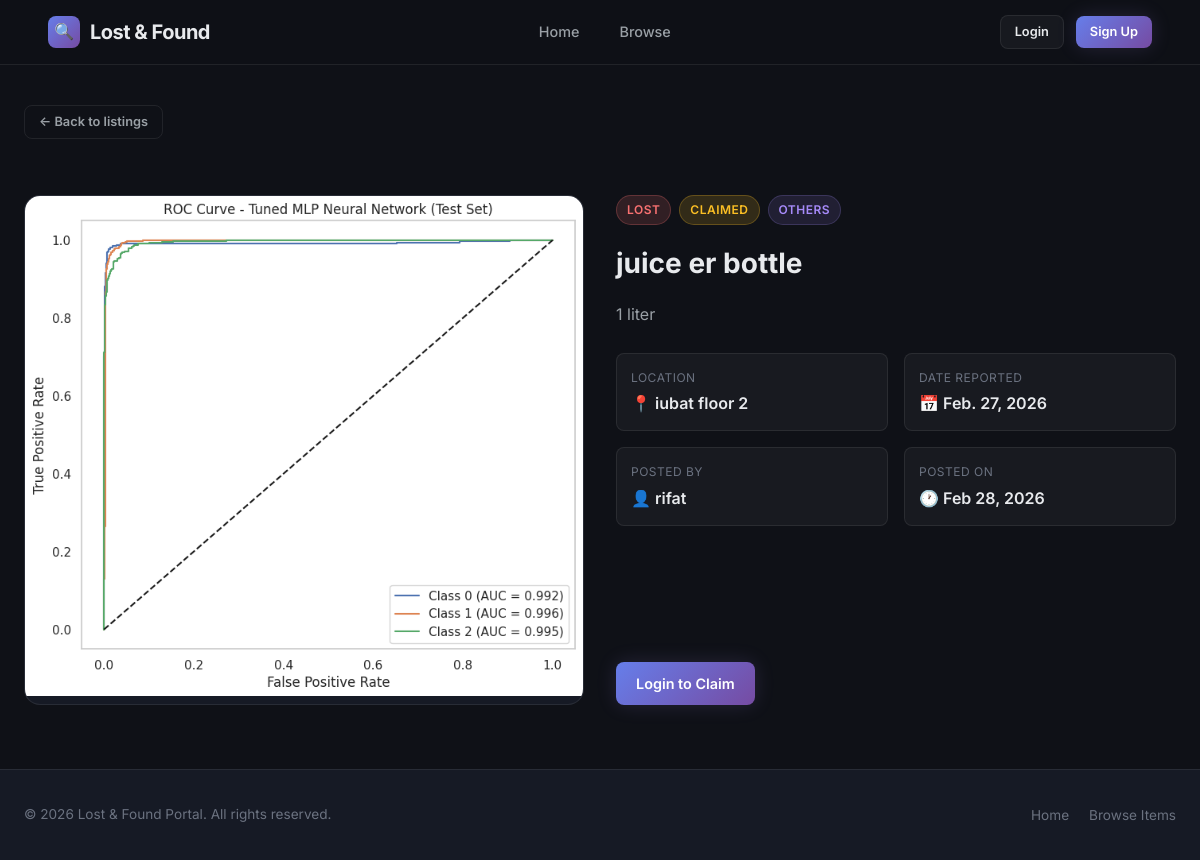
Page /items/1/ on the committed database.
### items/models.py (models this page shows, shortened)
class Item(models.Model):
    CATEGORY_CHOICES = [
        ('electronics', 'Electronics'),
        ('documents', 'Documents'),
        ('clothing', 'Clothing'),
        ('accessories', 'Accessories'),
        ('keys', 'Keys'),
        ('bags', 'Bags & Wallets'),
        ('others', 'Others'),
    ]
    TYPE_CHOICES = [
        ('lost', 'Lost'),
        ('found', 'Found'),
    ]
    STATUS_CHOICES = [
        ('active', 'Active'),
        ('claimed', 'Claimed'),
        ('closed', 'Closed'),
    ]
    user = models.ForeignKey(User, on_delete=models.CASCADE, related_name='items')
    title = models.CharField(max_length=200)
    description = models.TextField()
    category = models.CharField(max_length=20, choices=CATEGORY_CHOICES, default='others')
    item_type = models.CharField(max_length=10, choices=TYPE_CHOICES)
    location = models.CharField(max_length=200)
    date_reported = models.DateField()
    image = models.ImageField(upload_to='items/', blank=True, null=True)
    status = models.CharField(max_length=10, choices=STATUS_CHOICES, default='active')
    created_at = models.DateTimeField(auto_now_add=True)
    updated_at = models.DateTimeField(auto_now=True)
    class Meta:
        ordering = ['-created_at']

### items/views.py (the view)
# urls.py: path('items/<int:pk>/', views.item_detail, name='item_detail'),
def item_detail(request, pk):
    item = get_object_or_404(Item, pk=pk)
    user_has_claimed = False
    if request.user.is_authenticated:
        user_has_claimed = item.claims.filter(claimant=request.user).exists()
    context = {
        'item': item,
        'user_has_claimed': user_has_claimed,
    }
    return render(request, 'items/item_detail.html', context)

### templates/items/item_detail.html (shortened to what this page needs)
{% extends 'base.html' %}
{% load custom_filters %}
{% block content %}
<div class="container">
    <div class="page-header">
        <a href="{% url 'item_list' %}" class="btn btn-outline btn-sm">← Back to listings</a>
    </div>
    <div class="detail-container">
        <div class="detail-image-wrapper">
            {% if item.image %}
            <img src="{{ item.image.url }}" alt="{{ item.title }}">
            {% else %}
            <div class="detail-image-placeholder">{{ item.category|item_icon }}</div>
            {% endif %}
        </div>
        <div class="detail-info">
            <div class="detail-badges">
                <span class="badge badge-{{ item.item_type }}">{{ item.get_item_type_display }}</span>
                <span class="badge badge-{{ item.status }}">{{ item.get_status_display }}</span>
                <span class="badge badge-category">{{ item.get_category_display }}</span>
            </div>
            <h1 class="detail-title">{{ item.title }}</h1>
            <p class="detail-description">{{ item.description }}</p>
            <div class="detail-meta-grid">
                <div class="detail-meta-item">
                    <div class="meta-label">Location</div>
                    <div class="meta-value">📍 {{ item.location }}</div>
                </div>
                <div class="detail-meta-item">
                    <div class="meta-label">Date Reported</div>
                    <div class="meta-value">📅 {{ item.date_reported }}</div>
                </div>
                <div class="detail-meta-item">
                    <div class="meta-label">Posted By</div>
                    <div class="meta-value">👤 {{ item.user.username }}</div>
                </div>
                <div class="detail-meta-item">
                    <div class="meta-label">Posted On</div>
                    <div class="meta-value">🕐 {{ item.created_at|date:"M d, Y" }}</div>
                </div>
            </div>
            <div class="detail-actions">
                {% if user.is_authenticated %}
                {% if item.user == user %}
                <a href="{% url 'item_edit' pk=item.pk %}" class="btn btn-secondary">✏️ Edit</a>
                <a href="{% url 'item_delete' pk=item.pk %}" class="btn btn-danger">🗑️ Delete</a>
                <a href="{% url 'manage_claims' pk=item.pk %}" class="btn btn-primary">
                    📋 Claims {% if item.pending_claims_count %}({{ item.pending_claims_count }}){% endif %}
                </a>
                {% elif item.status == 'active' %}
                {% if user_has_claimed %}
                <span class="btn btn-secondary" style="cursor: default; opacity: 0.7;">✅ Claim Submitted</span>
                {% else %}
                <a href="{% url 'submit_claim' pk=item.pk %}" class="btn btn-primary btn-lg">🙋 Claim This Item</a>
                {% endif %}
                {% endif %}
                {% else %}
                <a href="{% url 'login' %}?next={% url 'item_detail' pk=item.pk %}" class="btn btn-primary">Login to
                    Claim</a>
                {% endif %}
            </div>
        </div>
    </div>
</div>
{% endblock %}

### templates/base.html (shortened to what this page needs)
{% load static %}
<!DOCTYPE html>
<html lang="en">
<head>
    <link rel="stylesheet" href="{% static 'css/style.css' %}">
</head>
<body>
    <nav class="navbar">
        <div class="container">
            <a href="{% url 'home' %}" class="navbar-brand">
                <span class="brand-icon">🔍</span>
                Lost &amp; Found
            </a>
            <ul class="navbar-links">
                <li><a href="{% url 'home' %}" {% if request.resolver_match.url_name == 'home' %}class="active"{% endif %}>Home</a></li>
                <li><a href="{% url 'item_list' %}" {% if request.resolver_match.url_name == 'item_list' %}class="active"{% endif %}>Browse</a></li>
            </ul>
            <div class="navbar-auth">
                {% if user.is_authenticated %}
                    <a href="{% url 'profile' %}" class="btn btn-secondary btn-sm">👤 {{ user.username }}</a>
                    <a href="{% url 'logout' %}" class="btn btn-outline btn-sm">Logout</a>
                {% else %}
                    <a href="{% url 'login' %}" class="btn btn-secondary btn-sm">Login</a>
                    <a href="{% url 'register' %}" class="btn btn-primary btn-sm">Sign Up</a>
                {% endif %}
            </div>
        </div>
    </nav>
    <main>
        {% block content %}{% endblock %}
    </main>
    <footer class="footer">
        <div class="container">
            <div class="footer-content">
                <span class="footer-text">© 2026 Lost & Found Portal. All rights reserved.</span>
                <ul class="footer-links">
                    <li><a href="{% url 'home' %}">Home</a></li>
                    <li><a href="{% url 'item_list' %}">Browse Items</a></li>
                </ul>
            </div>
        </div>
    </footer>
</body>
</html>

### rows in the picture
Item: image (picture), item_type "LOST", status "CLAIMED", category "OTHERS", title "juice er bottle", description "1 liter", location "iubat floor 2", date_reported "Feb. 27, 2026", user.username "rifat", created_at "Feb 28, 2026"
